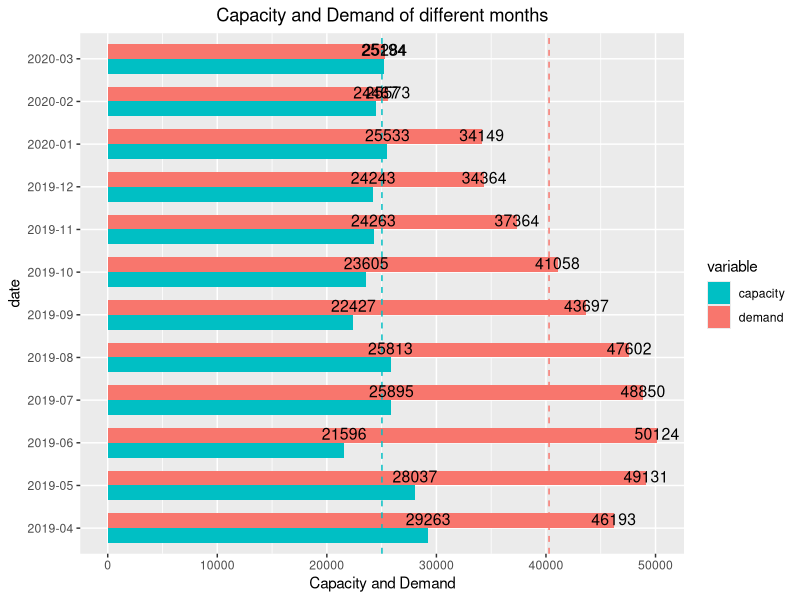

The R source for this figure:
library(lubridate)
library(dplyr)
library(readr)
library(ggplot2)
require(reshape2)

q6_data <- read_csv("data/q6_data.csv")
colnames(q6_data) <- tolower(colnames(q6_data))
cap <- q6_data$capacity
dem <- q6_data$demand
q6_data <- melt(q6_data, id = "date")

q6_data %>%
  ggplot() +
  geom_bar(aes(x = date, y = value, fill = variable), width = 0.7, position = "dodge", stat = "identity") +
  geom_hline(yintercept = mean(dem), linetype = "dashed", color = "#f8766d") +
  geom_hline(yintercept = mean(cap), linetype = "dashed", color = "#00bfc4") +
  geom_text(aes(x = date, y = value, label = value), position = position_dodge(width = 0.9), vjust = -0.25, size=4) +
  scale_fill_manual(values = c("#00bfc4", "#f8766d")) +
  labs(title = "Capacity and Demand of different months", x = "date", y = "Capacity and Demand") +
  theme(plot.title = element_text(hjust = 0.5)) +
  coord_flip()
